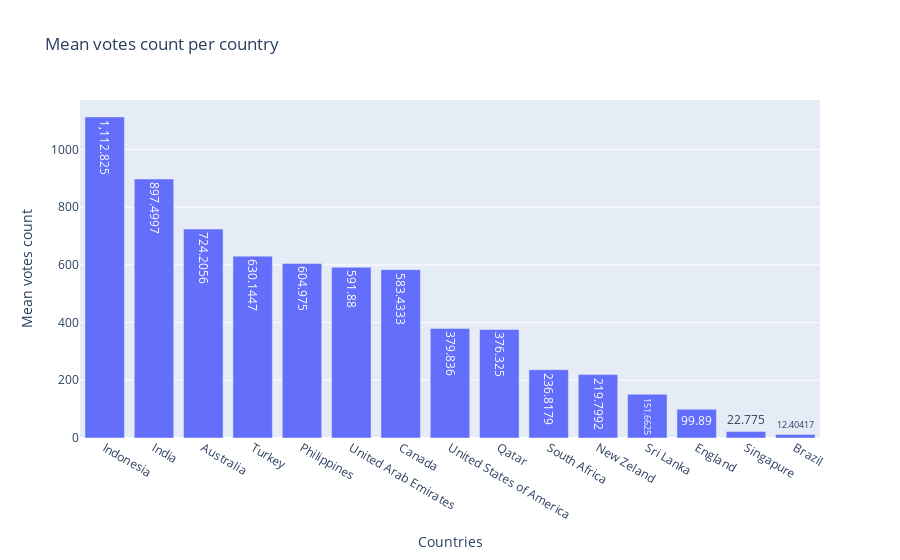

The code cell stored with this chart in its notebook:
### Markdown cell above
### Which country has the highest mean votes count registered?

### Code cell
df_aux = df1[['country_name', 'votes']].groupby('country_name').mean().sort_values('votes', ascending=False).reset_index()
fig = px.bar(df_aux, x='country_name', y='votes',text_auto=True, title='Mean votes count per country', labels={'country_name': 'Countries', 'votes':'Mean votes count'}) 
fig.show()

### Figure 1 — Plotly figure (JSON) as saved in the notebook; plotly's stock layout.template omitted (floating-point values rounded to 4 significant figures)
{"data": [{"alignmentgroup": "True", "hovertemplate": "Countries=%{x}<br>Mean votes count=%{y}<extra></extra>", "legendgroup": "", "marker": {"color": "#636efa", "pattern": {"shape": ""}}, "name": "", "offsetgroup": "", "orientation": "v", "showlegend": false, "textposition": "auto", "texttemplate": "%{y}", "type": "bar", "x": ["Indonesia", "India", "Australia", "Turkey", "Philippines", "United Arab Emirates", "Canada", "United States of America", "Qatar", "South Africa", "New Zeland", "Sri Lanka", "England", "Singapure", "Brazil"], "xaxis": "x", "y": [1113.0, 897.5, 724.2, 630.1, 605.0, 591.9, 583.4, 379.8, 376.3, 236.8, 219.8, 151.7, 99.89, 22.77, 12.4], "yaxis": "y"}], "layout": {"barmode": "relative", "legend": {"tracegroupgap": 0}, "title": {"text": "Mean votes count per country"}, "xaxis": {"anchor": "y", "domain": [0, 1], "title": {"text": "Countries"}}, "yaxis": {"anchor": "x", "domain": [0, 1], "title": {"text": "Mean votes count"}}}}
